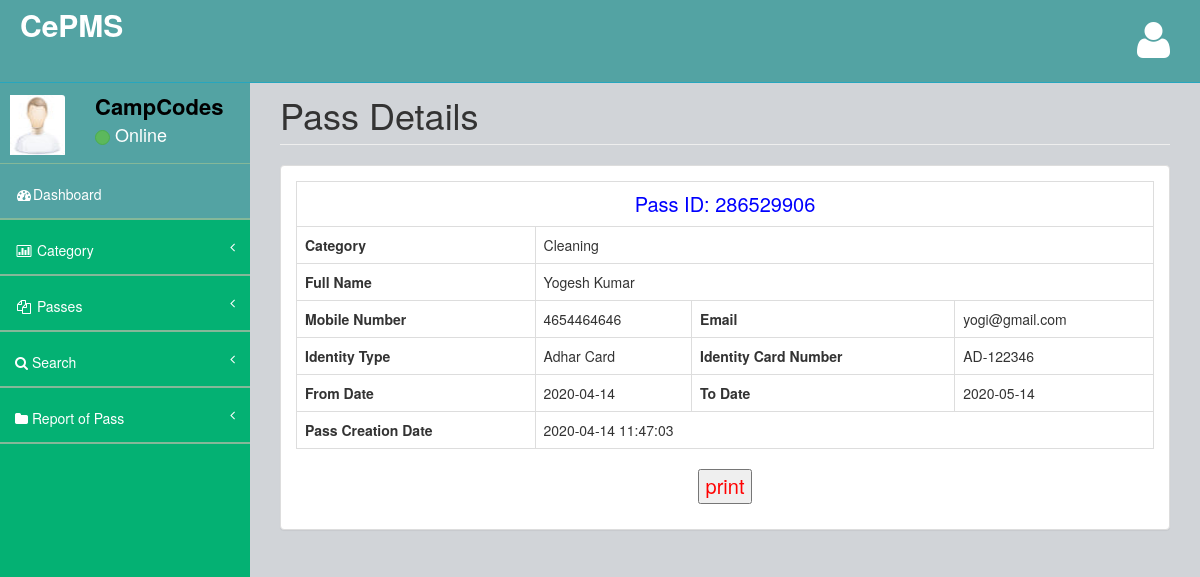
/admin/view-pass-detail.php?viewid=1 (signed in), run on the app's committed database.
### tables this page shows
CREATE TABLE `tblpass` (
  `ID` int(10) NOT NULL,
  `PassNumber` varchar(200) DEFAULT NULL,
  `FullName` varchar(200) DEFAULT NULL,
  `ContactNumber` bigint(10) DEFAULT NULL,
  `Email` varchar(200) DEFAULT NULL,
  `IdentityType` varchar(200) DEFAULT NULL,
  `IdentityCardno` varchar(200) DEFAULT NULL,
  `Category` varchar(100) DEFAULT NULL,
  `FromDate` varchar(200) DEFAULT NULL,
  `ToDate` varchar(200) DEFAULT NULL,
  `PasscreationDate` timestamp NULL DEFAULT current_timestamp()
);

### admin/view-pass-detail.php (the view, shortened to what this page needs)
<?php
include('includes/dbconnection.php');
if (strlen($_SESSION['cpmsaid']==0)) {
  header('location:logout.php');
  } else{
?>
<!DOCTYPE html>
<html>
<head>
    <link href="assets/plugins/bootstrap/bootstrap.css" rel="stylesheet" />
    <link href="assets/font-awesome/css/font-awesome.css" rel="stylesheet" />
    <link href="assets/plugins/pace/pace-theme-big-counter.css" rel="stylesheet" />
   <link href="assets/css/style.css" rel="stylesheet" />
      <link href="assets/css/main-style.css" rel="stylesheet" />
</head>
<body>
    <div id="wrapper">
      <?php include_once('includes/header.php');?>
        <?php include_once('includes/sidebar.php');?>
          <div id="page-wrapper">
            <div class="row">
                <div class="col-lg-12">
                    <h1 class="page-header">Pass Details</h1>
                </div>
            </div>
            <div class="row">
                <div class="col-lg-12">
                    <div class="panel panel-default">
                        <div class="panel-body">
                            <div class="row" id="divToPrint">
                                <div class="col-lg-12">
                                   <?php
$vid=$_GET['viewid'];
$sql="SELECT * from  tblpass where ID=$vid";
$query = $dbh -> prepare($sql);
$query->execute();
$results=$query->fetchAll(PDO::FETCH_OBJ);
$cnt=1;
if($query->rowCount() > 0)
{
foreach($results as $row)
{               ?>
                                    <table border="1" class="table table-bordered" >
                                    <tr align="center">
<td colspan="6" style="font-size:20px;color:blue">
 Pass ID: <?php  echo ($row->PassNumber);?></td></tr>
   <tr>
        <th scope>Category</th>
    <td colspan="3"><?php  echo ($row->Category);?></td>
  </tr>
  <tr>
    <th scope>Full Name</th>
    <td colspan="3"><?php  echo ($row->FullName);?></td>
  </tr>
  <tr>
    <th scope>Mobile Number</th>
    <td><?php  echo ($row->ContactNumber);?></td>
    <th scope>Email</th>
    <td><?php  echo ($row->Email);?></td>
  </tr>
<tr>
    <th scope>Identity Type</th>
    <td><?php  echo ($row->IdentityType);?></td>
    <th scope>Identity Card Number</th>
    <td><?php  echo ($row->IdentityCardno);?></td>
  </tr>
<tr>
    <th scope>From Date</th>
    <td><?php  echo ($row->FromDate);?></td>
    <th scope>To Date</th>
    <td><?php  echo ($row->ToDate);?></td>
  </tr>
  <tr>
    <th scope>Pass Creation Date</th>
    <td colspan="3"><?php  echo ($row->PasscreationDate);?></td>
  </tr>
   <?php $cnt=$cnt+1;}} ?>
   </table>
   <p style="text-align: center;font-size: 20px;color: red">
  <input type="button" value="print" onclick="PrintDiv();" /></p>
                                </div>
                            </div>
                        </div>
                    </div>
                </div>
            </div>
        </div>
    </div>
</body>
</html>
<?php }  ?>

### admin/includes/sidebar.php (shortened to what this page needs)
<?php
include('includes/dbconnection.php');
?>
        <nav class="navbar-default navbar-static-side" role="navigation">
            <div class="sidebar-collapse">
                <ul class="nav" id="side-menu">
                    <li>
                        <div class="user-section">
                            <div class="user-section-inner">
                                <img src="assets/img/user.jpg" alt="">
                            </div>
                            <div class="user-info">
                                <?php
$aid=$_SESSION['cpmsaid'];
$sql="SELECT AdminName from  tbladmin where ID=:aid";
$query = $dbh -> prepare($sql);
$query->bindParam(':aid',$aid,PDO::PARAM_STR);
$query->execute();
$results=$query->fetchAll(PDO::FETCH_OBJ);
$cnt=1;
if($query->rowCount() > 0)
{
foreach($results as $row)
{               ?>
                                <div><strong><?php  echo $row->AdminName;?></strong></div>
                                <div class="user-text-online">
                                    <span class="user-circle-online btn btn-success btn-circle "></span>&nbsp;Online
                                </div>
                            </div>
                            <?php $cnt=$cnt+1;}} ?>
                        </div>
                    </li>
                    <li class="selected">
                        <a href="dashboard.php"><i class="fa fa-dashboard fa-fw"></i>Dashboard</a>
                    </li>
                    <li>
                        <a href="#"><i class="fa fa-bar-chart-o fa-fw"></i> Category<span class="fa arrow"></span></a>
                    </li>
                    <li>
                        <a href="#"><i class="fa fa-files-o fa-fw"></i> Passes<span class="fa arrow"></span></a>
                    </li>
                    <li>
                        <a href="search-pass.php"><i class="fa fa-search"></i>  Search<span class="fa arrow"></span></a>
                        </li>
                        <li>
                        <a href="pass-bwdates-report.php"><i class="fa fa-folder"></i>  Report of Pass<span class="fa arrow"></span></a>
                        </li>
                </ul>
            </div>
        </nav>

### admin/assets/css/style.css (style rules this page uses)
body { background-color: #f8f8f8; }
#wrapper { width: 100%; margin-top: 55px!important; background-color:#04B173; }
#page-wrapper { padding: 0 15px; min-height: 568px; background-color:rgb(209, 212, 216); }
.navbar-static-side ul li { border-bottom:1px solid #84B899 !important; }
.arrow { float: right; }
.fa.arrow:before { content: "\f104"; }
@media (min-width:768px) { .navbar-static-side { z-index: 1; position: absolute; width: 250px; } }
.btn-circle { width: 30px; height: 30px; padding: 6px 0; border-radius: 15px; text-align: center; font-size: 12px; line-height: 1.428571429; }

### admin/assets/css/main-style.css (style rules this page uses)
.user-section-inner { height: 65px; width: 65px; -moz-border-radius: 3px; -webkit-border-radius: 3px; border-radius: 3px; overflow: hidden; display: inline-block; float: left; margin-right: 15px; margin-top: 20px; }
.user-section-inner img { margin-left:10px; width:55px; height:60px; }
.user-info { display: block; color:#000!important; display: inline-block; padding: 15px; margin-bottom: 0px }
.user-text-online { font-size:18px; color:#fff }
.user-circle-online { width: 15px!important; height: 15px!important; }
.nav > li > a { padding: 20px 15px; }
#side-menu { background-color:#04B173; }
#side-menu a { color:#fff; border-bottom: 1px solid #84B899 !important; height: 55px; }
.selected { background-color:rgb(83, 163, 163); }
.navbar-default { border-color: #27A6BE; }
@media (min-width:768px) { #page-wrapper { position: inherit; margin: 0 0 0 250px; padding: 0 30px; min-height: 1000px; } }

### data on the page
tblpass: PassNumber "286529906", Category "Cleaning", FullName "Yogesh Kumar", ContactNumber "4654464646", Email "yogi@gmail.com", IdentityType "Adhar Card", IdentityCardno "AD-122346", FromDate "2020-04-14", ToDate "2020-05-14", PasscreationDate "2020-04-14 11:47:03"

### other printed values
$row->AdminName "CampCodes"
